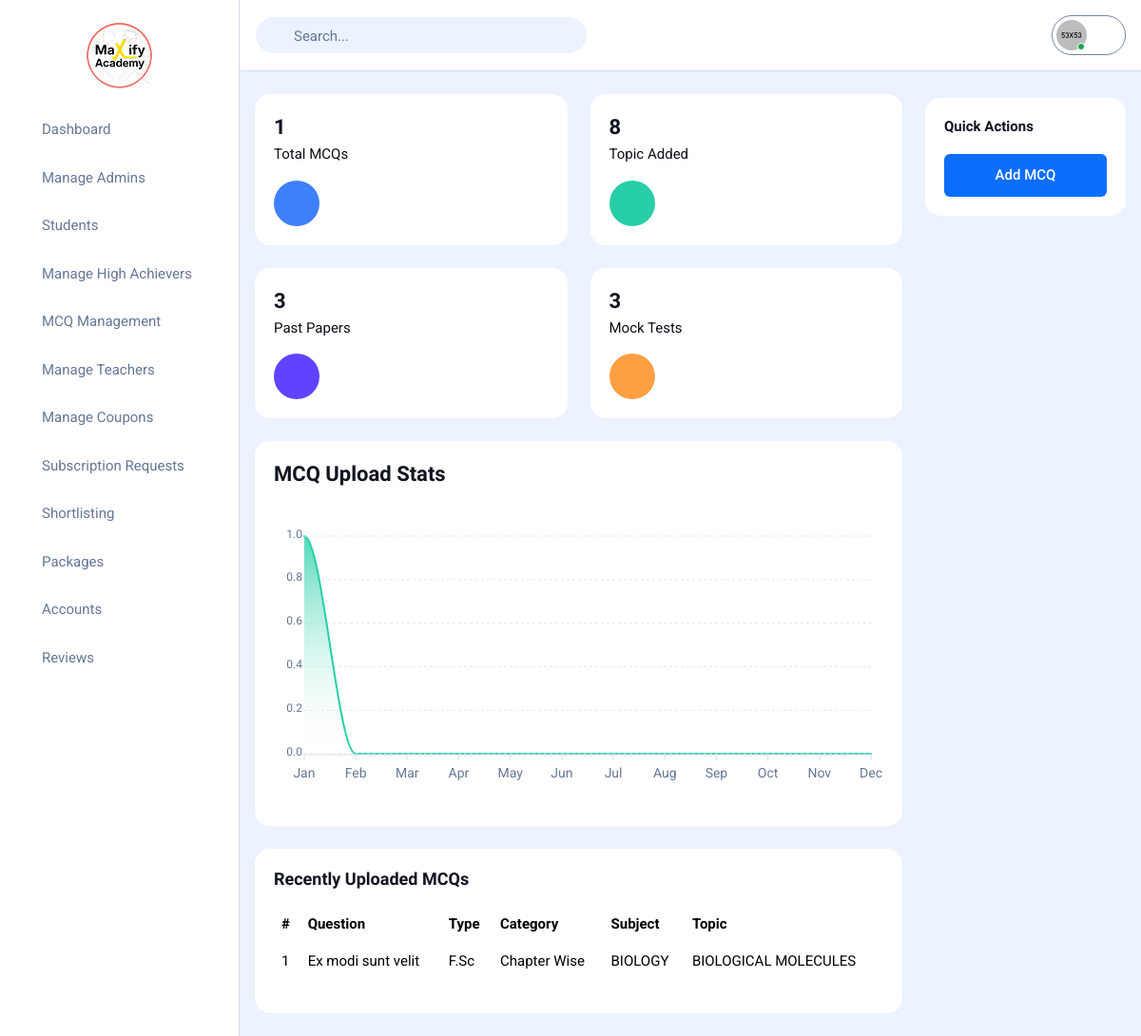
The page /Admin/index.php (signed in) on the database its author committed.
### tables this page shows
CREATE TABLE `mcqs` (
  `id` int(11) NOT NULL,
  `question` text DEFAULT NULL,
  `option_a` varchar(255) DEFAULT NULL,
  `option_b` varchar(255) DEFAULT NULL,
  `option_c` varchar(255) DEFAULT NULL,
  `option_d` varchar(255) DEFAULT NULL,
  `correct_option` char(1) DEFAULT NULL,
  `topic_id` int(11) DEFAULT NULL,
  `explanation` text DEFAULT NULL,
  `option_a_explanation` text DEFAULT NULL,
  `option_b_explanation` text DEFAULT NULL,
  `option_c_explanation` text DEFAULT NULL,
  `option_d_explanation` text DEFAULT NULL,
  `created_at` datetime NOT NULL DEFAULT current_timestamp()
);

CREATE TABLE `mcq_types` (
  `id` int(11) NOT NULL,
  `name` varchar(50) DEFAULT NULL
);

CREATE TABLE `mcq_categories` (
  `id` int(11) NOT NULL,
  `name` varchar(50) DEFAULT NULL,
  `mcq_type_id` int(11) DEFAULT NULL
);

CREATE TABLE `subjects` (
  `id` int(11) NOT NULL,
  `name` varchar(50) DEFAULT NULL,
  `category_id` int(11) NOT NULL
);

CREATE TABLE `topics` (
  `id` int(11) NOT NULL,
  `subject_id` int(11) DEFAULT NULL,
  `name` varchar(100) DEFAULT NULL,
  `is_free` int(11) NOT NULL DEFAULT 1,
  `is_publish` int(11) NOT NULL DEFAULT 1
);

### Admin/index.php (the view, shortened to what this page needs)
<?php
require_once '../config.php';
$total_mcqs_count = 0;
try {
    $stmt = $pdo->query("SELECT COUNT(*) FROM mcqs");
    $total_mcqs_count = $stmt->fetchColumn();
} catch (Exception $e) {
    $total_mcqs_count = 0;
}
$topics_count = 0;
try {
    $stmt = $pdo->query("
        SELECT COUNT(DISTINCT t.id)
        FROM topics t
        INNER JOIN subjects s ON t.subject_id = s.id
        INNER JOIN mcq_categories mc ON s.category_id = mc.id
        WHERE mc.id IN (1, 4, 7)
    ");
    $topics_count = $stmt->fetchColumn();
} catch (Exception $e) {
    $topics_count = 0;
}
$past_paper_count = 0;
try {
    $stmt = $pdo->query("
        SELECT COUNT(DISTINCT t.id)
        FROM topics t
        INNER JOIN subjects s ON t.subject_id = s.id
        INNER JOIN mcq_categories mc ON s.category_id = mc.id
        WHERE mc.id IN (2, 5, 8)
    ");
    $past_paper_count = $stmt->fetchColumn();
} catch (Exception $e) {
    $past_paper_count = 0;
}
$mock_test_count = 0;
try {
    $stmt = $pdo->query("
        SELECT COUNT(DISTINCT t.id)
        FROM topics t
        INNER JOIN subjects s ON t.subject_id = s.id
        INNER JOIN mcq_categories mc ON s.category_id = mc.id
        WHERE mc.id IN (3, 6, 9)
    ");
    $mock_test_count = $stmt->fetchColumn();
} catch (Exception $e) {
    $mock_test_count = 0;
}
$latest_mcqs = [];
try {
    $stmt = $pdo->query("
        SELECT
            m.id,
            m.question,
            t.name as topic_name,
            s.name as subject_name,
            mc.name as category_name,
            mt.name as mcq_type_name
            FROM mcqs m
            INNER JOIN topics t ON m.topic_id = t.id
            INNER JOIN subjects s ON t.subject_id = s.id
            INNER JOIN mcq_categories mc ON s.category_id = mc.id
            INNER JOIN mcq_types mt ON mc.mcq_type_id = mt.id
            ORDER BY m.id DESC
            LIMIT 3
    ");
    $latest_mcqs = $stmt->fetchAll(PDO::FETCH_ASSOC);
} catch (Exception $e) {
    $latest_mcqs = [];
}
?>
<!DOCTYPE html>
<html lang="en">
<head>
    <link rel="stylesheet" href="assets/css/bootstrap.min.css">
    <link rel="stylesheet" href="assets/css/file-upload.css">
    <link rel="stylesheet" href="assets/css/plyr.css">
    <link rel="stylesheet" href="https://cdn.datatables.net/2.0.8/css/dataTables.dataTables.min.css">
    <link rel="stylesheet" href="assets/css/full-calendar.css">
    <link rel="stylesheet" href="assets/css/jquery-ui.css">
    <link rel="stylesheet" href="assets/css/editor-quill.css">
    <link rel="stylesheet" href="assets/css/apexcharts.css">
    <link rel="stylesheet" href="assets/css/calendar.css">
    <link rel="stylesheet" href="assets/css/jquery-jvectormap-2.0.5.css">
    <link rel="stylesheet" href="assets/css/main.css">
</head>
<body>
    <?php include "sidebar.php" ?>
    <div class="dashboard-main-wrapper">
        <?php include "Includes/Header.php" ?>
        <div class="dashboard-body">
            <div class="row gy-4">
                <div class="col-lg-9">
                    <div class="row gy-4">
                        <div class="col-xxl-3 col-sm-6">
                            <div class="card">
                                <div class="card-body">
                                    <h4 class="mb-2"><?php echo number_format($total_mcqs_count); ?></h4>
                                    <span class="text-gray-600">Total MCQs</span>
                                    <div class="flex-between gap-8 mt-16">
                                        <span
                                            class="flex-center w-48 h-48 rounded-circle bg-main-600 text-white text-2xl">
                                        </span>
                                    </div>
                                </div>
                            </div>
                        </div>
                        <div class="col-xxl-3 col-sm-6">
                            <div class="card">
                                <div class="card-body">
                                    <h4 class="mb-2"><?php echo number_format($topics_count); ?></h4>
                                    <span class="text-gray-600">Topic Added</span>
                                    <div class="flex-between gap-8 mt-16">
                                        <span
                                            class="flex-center w-48 h-48 rounded-circle bg-main-two-600 text-white text-2xl">
                                        </span>
                                    </div>
                                </div>
                            </div>
                        </div>
                        <div class="col-xxl-3 col-sm-6">
                            <div class="card">
                                <div class="card-body">
                                    <h4 class="mb-2"><?php echo number_format($past_paper_count); ?></h4>
                                    <span class="text-gray-600">Past Papers</span>
                                    <div class="flex-between gap-8 mt-16">
                                        <span
                                            class="flex-center w-48 h-48 rounded-circle bg-purple-600 text-white text-2xl">
                                        </span>
                                    </div>
                                </div>
                            </div>
                        </div>
                        <div class="col-xxl-3 col-sm-6">
                            <div class="card">
                                <div class="card-body">
                                    <h4 class="mb-2"><?php echo number_format($mock_test_count); ?></h4>
                                    <span class="text-gray-600">Mock Tests</span>
                                    <div class="flex-between gap-8 mt-16">
                                        <span
                                            class="flex-center w-48 h-48 rounded-circle bg-warning-600 text-white text-2xl">
                                        </span>
                                    </div>
                                </div>
                            </div>
                        </div>
                    </div>
                    <div class="card mt-24">
                        <div class="card-body">
                            <div class="mb-20 flex-between flex-wrap gap-8">
                                <h4 class="mb-0">MCQ Upload Stats</h4>
                            </div>
                            <div id="doubleLineChart" class="tooltip-style y-value-left"></div>
                        </div>
                    </div>
                    <div class="card mt-24">
                        <div class="card-body">
                            <h5>Recently Uploaded MCQs</h5>
                            <table class="table mt-3">
                                <thead>
                                    <tr>
                                        <th>#</th>
                                        <th>Question</th>
                                        <th>Type</th>
                                        <th>Category</th>
                                        <th>Subject</th>
                                        <th>Topic</th>
                                    </tr>
                                </thead>
                                <tbody>
                                    <?php if (!empty($latest_mcqs)): ?>
                                        <?php foreach ($latest_mcqs as $index => $mcq): ?>
                                            <tr>
                                                <td><?php echo $index + 1; ?></td>
                                                <td><?php echo htmlspecialchars(substr($mcq['question'], 0, 50)) . (strlen($mcq['question']) > 50 ? '...' : ''); ?></td>
                                                <td><?php echo htmlspecialchars($mcq['mcq_type_name']); ?></td>
                                                <td><?php echo htmlspecialchars($mcq['category_name']); ?></td>
                                                <td><?php echo htmlspecialchars($mcq['subject_name']); ?></td>
                                                <td><?php echo htmlspecialchars($mcq['topic_name']); ?></td>
                                            </tr>
                                        <?php endforeach; ?>
                                    <?php else: ?>
                                        <tr>
                                            <td colspan="6" class="text-center text-muted">No MCQs found</td>
                                        </tr>
                                    <?php endif; ?>
                                </tbody>
                            </table>
                        </div>
                    </div>
                </div>
                <div class="col-lg-3">
                    <div class="card mt-4">
                        <div class="card-body">
                            <h6>Quick Actions</h6>
                            <a href="mcqs.php" class="btn btn-primary btn-sm w-100 mt-2">Add MCQ</a>
                        </div>
                    </div>
                </div>
            </div>
        </div>
    </div>
</body>
</html>

### Admin/assets/css/file-upload.css (style rules this page uses)
:root { --file-container-bg: #eeeeee; --file-bg: #f8f8f8; --file-border-color: #606060; --file-color: #2b2b2b; --table-border-color: #dbdbdb; --delete-button-bg: #f53636; --delete-button-color: #ffffff; --font-size: 0.875em; --font-family: 'Segoe UI', Tahoma, Geneva, Verdana, sans-serif; --shadow: 0px 8px 15px -8px rgba(0, 0, 0, 0.5); }
* { margin: 0; padding: 0; box-sizing: border-box; }

### rows shown on the page
mcqs: question "Ex modi sunt velit", mcq_types.name "F.Sc", mcq_categories.name "Chapter Wise", subjects.name "BIOLOGY", topic.name "BIOLOGICAL MOLECULES"

### other values the page prints
$total_mcqs_count "1"
$topics_count "8"
$past_paper_count "3"
$mock_test_count "3"
